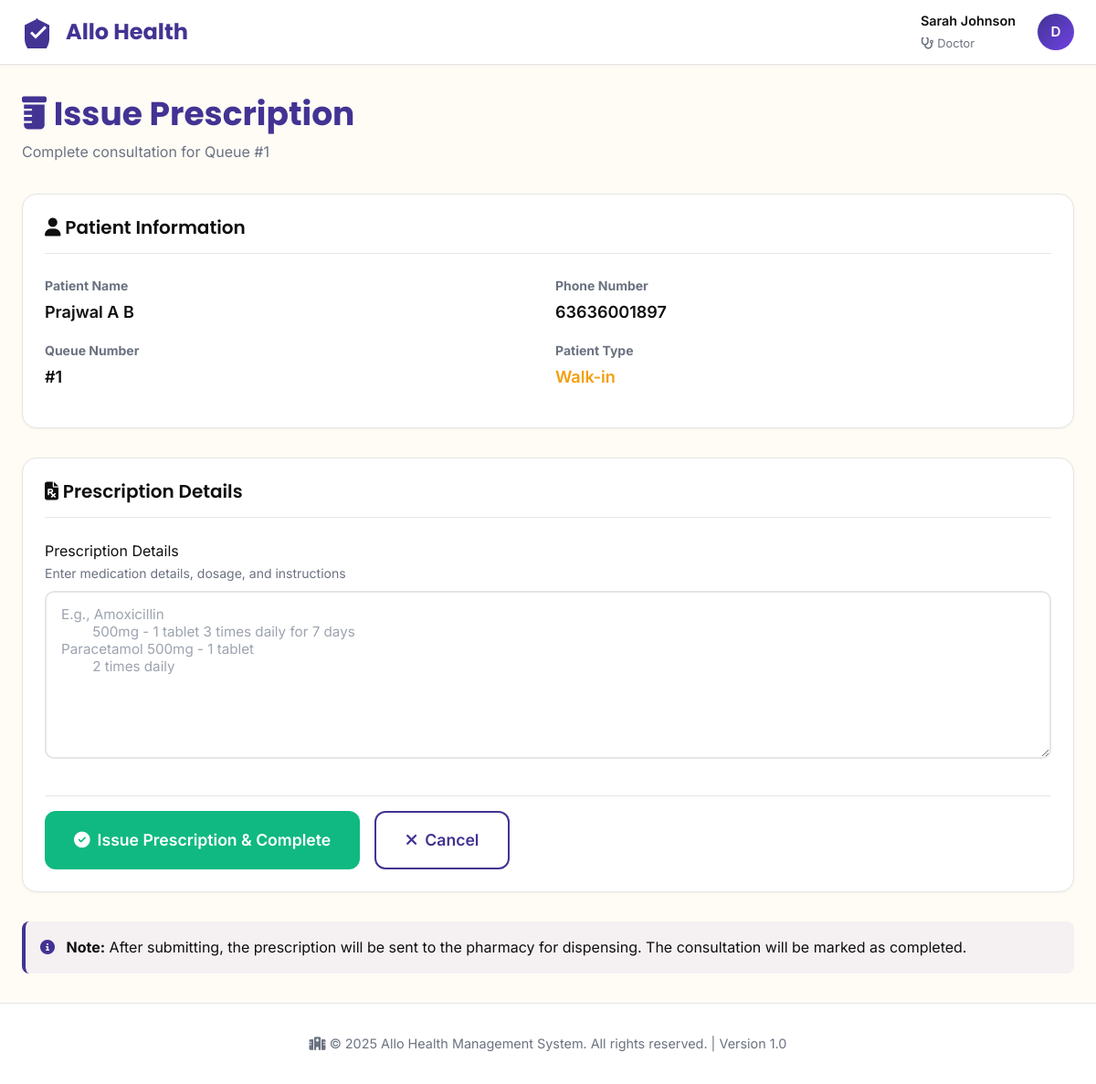
Page /doctor/queue/1/complete (signed in) on the committed database.
### app.py (models this page shows, shortened)
class User(UserMixin, db.Model):
    __tablename__ = 'users'
    id = db.Column(db.Integer, primary_key=True)
    emp_no = db.Column(db.String(80), unique=True, nullable=False, index=True)
    email = db.Column(db.String(120), unique=True, nullable=False, index=True)
    password_hash = db.Column(db.String(255), nullable=False)
    full_name = db.Column(db.String(120))
    role = db.Column(db.String(20), nullable=False, default='receptionist')  # admin, receptionist, doctor, pharmacist
    is_active = db.Column(db.Boolean, default=True)
    created_at = db.Column(db.DateTime, default=datetime.utcnow)
    doctor_profile = db.relationship('Doctor', backref='user', uselist=False, cascade='all, delete-orphan')
    appointments_created = db.relationship('Appointment', backref='creator', foreign_keys='Appointment.created_by')

class QueueEntry(db.Model):
    __tablename__ = 'queue_entries'
    id = db.Column(db.Integer, primary_key=True)
    patient_id = db.Column(db.Integer, db.ForeignKey('patients.id'), nullable=True, index=True)
    doctor_id = db.Column(db.Integer, db.ForeignKey('doctors.id'), nullable=True, index=True)
    queue_number = db.Column(db.Integer, nullable=False)
    queue_date = db.Column(db.Date, nullable=False, index=True, default=date.today)
    status = db.Column(db.String(20), default='Waiting', index=True)  # Waiting, With Doctor, Completed, Canceled
    priority = db.Column(db.Integer, default=0)
    notes = db.Column(db.Text)
    created_at = db.Column(db.DateTime, default=datetime.utcnow)
    started_at = db.Column(db.DateTime)
    completed_at = db.Column(db.DateTime)
    walk_in_name = db.Column(db.String(120))
    walk_in_phone = db.Column(db.String(20))
    def get_patient_name(self):
        return self.patient.name if self.patient else self.walk_in_name
    def get_patient_phone(self):
        return self.patient.phone if self.patient else self.walk_in_phone

### app.py (the view, shortened to what this page needs)
@app.route('/doctor/queue/<int:id>/complete', methods=['GET', 'POST'])
@login_required
@doctor_required
def doctor_complete_consultation(id):
    queue_entry = QueueEntry.query.get_or_404(id)
    doctor = Doctor.query.filter_by(user_id=current_user.id).first()
    if queue_entry.doctor_id != doctor.id:
        flash('You can only complete consultations assigned to you.', 'danger')
        return redirect(url_for('doctor_dashboard'))
    form = PrescriptionForm()
    return render_template('doctor_complete_consultation.html',
                         form=form,
                         queue_entry=queue_entry,
                         doctor=doctor)

### app.py
class PrescriptionForm(FlaskForm):
    medication_details = TextAreaField('Prescription Details', validators=[DataRequired()])

### app.py (called while the page is built)
@login_manager.user_loader
def load_user(user_id):
    return User.query.get(int(user_id))

def doctor_required(f):
    @wraps(f)
    def decorated_function(*args, **kwargs):
        if not current_user.is_authenticated or current_user.role != 'doctor':
            flash('You do not have permission to access this page.', 'danger')
            return redirect(url_for('dashboard'))
        return f(*args, **kwargs)
    return decorated_function

### templates/doctor_complete_consultation.html (shortened to what this page needs)
{% extends "base.html" %}  {% block extra_css %}
<link
  rel="stylesheet"
  href="https://cdnjs.cloudflare.com/ajax/libs/font-awesome/6.4.0/css/all.min.css"
/>
{% endblock %} {% block content %}
<div class="page-header">
  <h1 class="page-title">
    <i class="fas fa-prescription-bottle"></i> Issue Prescription
  </h1>
  <p class="page-subtitle">
    Complete consultation for Queue #{{ queue_entry.queue_number }}
  </p>
</div>
<div class="card" style="margin-bottom: 2rem">
  <div class="card-header">
    <h2 class="card-title"><i class="fas fa-user"></i> Patient Information</h2>
  </div>
  <div class="card-body">
    <div class="grid grid-cols-2" style="gap: 1rem; margin-bottom: 1rem">
      <div>
        <p
          style="
            color: var(--text-gray);
            font-size: 0.875rem;
            margin-bottom: 0.25rem;
          "
        >
          <strong>Patient Name</strong>
        </p>
        <p style="font-size: 1.125rem; font-weight: 600">
          {{ queue_entry.get_patient_name() }}
        </p>
      </div>
      <div>
        <p
          style="
            color: var(--text-gray);
            font-size: 0.875rem;
            margin-bottom: 0.25rem;
          "
        >
          <strong>Phone Number</strong>
        </p>
        <p style="font-size: 1.125rem; font-weight: 600">
          {{ queue_entry.get_patient_phone() }}
        </p>
      </div>
      <div>
        <p
          style="
            color: var(--text-gray);
            font-size: 0.875rem;
            margin-bottom: 0.25rem;
          "
        >
          <strong>Queue Number</strong>
        </p>
        <p style="font-size: 1.125rem; font-weight: 600">
          #{{ queue_entry.queue_number }}
        </p>
      </div>
      <div>
        <p
          style="
            color: var(--text-gray);
            font-size: 0.875rem;
            margin-bottom: 0.25rem;
          "
        >
          <strong>Patient Type</strong>
        </p>
        <p style="font-size: 1.125rem; font-weight: 600">
          {% if queue_entry.patient_id %}
          <span style="color: var(--primary-purple)">Registered</span>
          {% else %}
          <span style="color: var(--warning)">Walk-in</span>
          {% endif %}
        </p>
      </div>
    </div>
  </div>
</div>
<div class="card">
  <div class="card-header">
    <h2 class="card-title">
      <i class="fas fa-file-prescription"></i> Prescription Details
    </h2>
  </div>
  <div class="card-body">
    <form method="POST" novalidate>
      <div class="form-group">
        {{ form.medication_details.label }}
        <div
          style="
            color: var(--text-gray);
            font-size: 0.875rem;
            margin-bottom: 0.5rem;
          "
        >
          Enter medication details, dosage, and instructions
        </div>
        {{ form.medication_details( class="form-control" + (" is-invalid" if
        form.medication_details.errors else ""), placeholder="E.g., Amoxicillin
        500mg - 1 tablet 3 times daily for 7 days\nParacetamol 500mg - 1 tablet
        2 times daily", rows="8" ) }}
      </div>
      <div
        style="
          display: flex;
          gap: 1rem;
          margin-top: 2rem;
          padding-top: 1rem;
          border-top: 1px solid var(--border-gray);
        "
      >
        <button type="submit" class="btn btn-success btn-lg">
          <i class="fas fa-check-circle"></i> Issue Prescription & Complete
        </button>
        <a
          href="{{ url_for('doctor_dashboard') }}"
          class="btn btn-secondary btn-lg"
        >
          <i class="fas fa-times"></i> Cancel
        </a>
      </div>
    </form>
  </div>
</div>
<div
  style="
    margin-top: 2rem;
    padding: 1rem;
    background: rgba(67, 51, 147, 0.05);
    border-left: 4px solid var(--primary-purple);
    border-radius: 8px;
  "
>
  <p style="margin: 0; color: var(--text-dark)">
    <i
      class="fas fa-info-circle"
      style="color: var(--primary-purple); margin-right: 0.5rem"
    ></i>
    <strong>Note:</strong> After submitting, the prescription will be sent to
    the pharmacy for dispensing. The consultation will be marked as completed.
  </p>
</div>
{% endblock %}

### templates/base.html (shortened to what this page needs)
<!DOCTYPE html>
<html lang="en">
  <head>
    <link
      rel="stylesheet"
      href="https://cdnjs.cloudflare.com/ajax/libs/font-awesome/6.4.0/css/all.min.css"
    />
    {% block extra_css %}{% endblock %}
  </head>
  <body>
    <nav class="navbar">
      <div class="navbar-container">
        {% if current_user.is_authenticated and current_user.role == 'doctor' %}
        <a href="{{ url_for('doctor_dashboard') }}" class="navbar-brand">
          <svg viewBox="0 0 24 24" fill="currentColor">
            <path
              d="M12 2L2 7v10c0 5.55 3.84 10.74 9 12 5.16-1.26 9-6.45 9-12V7l-10-5z"
            />
            <path
              d="M10 17l-4-4 1.41-1.41L10 14.17l6.59-6.59L18 9l-8 8z"
              fill="white"
            />
          </svg>
          <span>Allo Health</span>
        </a>
        {% endif %}
        <div class="navbar-user">
          {% if current_user.is_authenticated %}
          <div class="user-info">
            <div class="user-name">
              {{ current_user.full_name or current_user.emp_no }}
            </div>
            <div class="user-role">
              {% if current_user.role == 'admin' %}
              <i class="fas fa-crown"></i>
              <span>Administrator</span>
              {% elif current_user.role == 'receptionist' %}
              <i class="fas fa-headset"></i>
              <span>Receptionist</span>
              {% elif current_user.role == 'doctor' %}
              <i class="fas fa-stethoscope"></i>
              <span>Doctor</span>
              {% elif current_user.role == 'pharmacist' %}
              <i class="fas fa-pills"></i>
              <span>Pharmacist</span>
              {% else %}
              <i class="fas fa-user"></i>
              <span>Staff</span>
              {% endif %}
            </div>
          </div>
          <div class="user-dropdown" id="userDropdown">
            <div class="user-avatar" onclick="toggleDropdown(event)">
              {{ current_user.emp_no[0].upper() if current_user.emp_no else 'U'
              }}
            </div>
          </div>
          {% endif %}
        </div>
      </div>
    </nav>
    <main class="main-content">{% block content %}{% endblock %}</main>
    <footer>
      <div class="footer-content">
        <p>
          <i class="fas fa-hospital"></i> &copy; 2025 Allo Health Management
          System. All rights reserved. | Version 1.0
        </p>
      </div>
    </footer>
  </body>
</html>

### templates/base.html (style rules this page uses)
:root { --primary-purple: #433393; --primary-light: #6e42e5; --primary-dark: #2d2366; --accent-yellow: #ffc107; --accent-teal: #14b8a6; --bg-cream: #fffcf6; --bg-soft: #fdf9f3; --text-dark: #0f0f0f; --text-gray: #6b7280; --border-gray: #e5e5e5; --success: #10b981; --warning: #f59e0b; --error: #ef4444; --info: #3b82f6; }
* { margin: 0; padding: 0; box-sizing: border-box; }
body { font-family: "Inter", -apple-system, BlinkMacSystemFont, "Segoe UI", sans-serif; background-color: var(--bg-cream); color: var(--text-dark); line-height: 1.6; min-height: 100vh; display: flex; flex-direction: column; }
h1, h2, h3, h4, h5, h6 { font-family: "Poppins", sans-serif; font-weight: 600; line-height: 1.2; }
.navbar { background: white; border-bottom: 1px solid var(--border-gray); position: sticky; top: 0; z-index: 1000; box-shadow: 0 1px 3px rgba(0, 0, 0, 0.05); }
.navbar-container { max-width: 1400px; margin: 0 auto; padding: 0 1.5rem; display: flex; align-items: center; justify-content: space-between; height: 70px; }
.navbar-brand { display: flex; align-items: center; gap: 0.75rem; font-size: 1.5rem; font-weight: 700; color: var(--primary-purple); text-decoration: none; font-family: "Poppins", sans-serif; white-space: nowrap; }
.navbar-brand svg { width: 36px; height: 36px; }
.navbar-user { display: flex; align-items: center; gap: 1.5rem; margin-left: auto; }
.user-info { text-align: right; display: flex; flex-direction: column; gap: 0.25rem; }
.user-name { font-weight: 600; font-size: 0.9rem; color: var(--text-dark); }
.user-role { font-size: 0.8rem; color: var(--text-gray); display: flex; align-items: center; gap: 0.25rem; }
.user-avatar { width: 40px; height: 40px; border-radius: 50%; background: linear-gradient( 135deg, var(--primary-purple), var(--primary-light) ); color: white; display: flex; align-items: center; justify-content: center; font-weight: 600; font-size: 0.95rem; cursor: pointer; transition: all 0.2s; }
.user-dropdown { position: relative; }
.main-content { flex: 1; max-width: 1400px; margin: 0 auto; padding: 2rem 1.5rem; width: 100%; }
.page-header { margin-bottom: 2rem; }
.page-title { font-size: 2.25rem; font-weight: 700; color: var(--primary-purple); margin-bottom: 0.5rem; }
.page-subtitle { font-size: 1rem; color: var(--text-gray); }
.btn { display: inline-flex; align-items: center; gap: 0.5rem; padding: 0.75rem 1.5rem; border: none; border-radius: 12px; font-weight: 600; font-size: 0.95rem; cursor: pointer; transition: all 0.2s; text-decoration: none; font-family: "Inter", sans-serif; }
.btn-secondary { background: white; color: var(--primary-purple); border: 2px solid var(--primary-purple); }
.btn-success { background: var(--success); color: white; }
.btn-lg { padding: 1rem 2rem; font-size: 1.1rem; }
.card { background: white; border-radius: 16px; padding: 1.5rem; box-shadow: 0 1px 3px rgba(0, 0, 0, 0.05); border: 1px solid var(--border-gray); transition: all 0.2s; }
.card-header { display: flex; justify-content: space-between; align-items: center; margin-bottom: 1.5rem; padding-bottom: 1rem; border-bottom: 1px solid var(--border-gray); }
.card-title { font-size: 1.25rem; font-weight: 600; color: var(--text-dark); }
.card-body { padding: 0; }
.form-group { margin-bottom: 1.5rem; }
.form-control { width: 100%; padding: 0.875rem 1rem; border: 2px solid var(--border-gray); border-radius: 10px; font-size: 0.95rem; font-family: "Inter", sans-serif; transition: all 0.2s; background: white; }
.form-control::placeholder { color: #9ca3af; }
textarea.form-control { resize: vertical; min-height: 100px; }
.grid { display: grid; gap: 1.5rem; }
.grid-cols-2 { grid-template-columns: repeat(2, 1fr); }
footer { background: white; border-top: 1px solid var(--border-gray); padding: 2rem 1.5rem; margin-top: auto; }
.footer-content { max-width: 1400px; margin: 0 auto; text-align: center; color: var(--text-gray); font-size: 0.9rem; }

### rows in the picture
User: full_name "Sarah Johnson", emp_no "D"
QueueEntry: queue_number "1", get_patient_name "Prajwal A B", get_patient_phone "63636001897"
